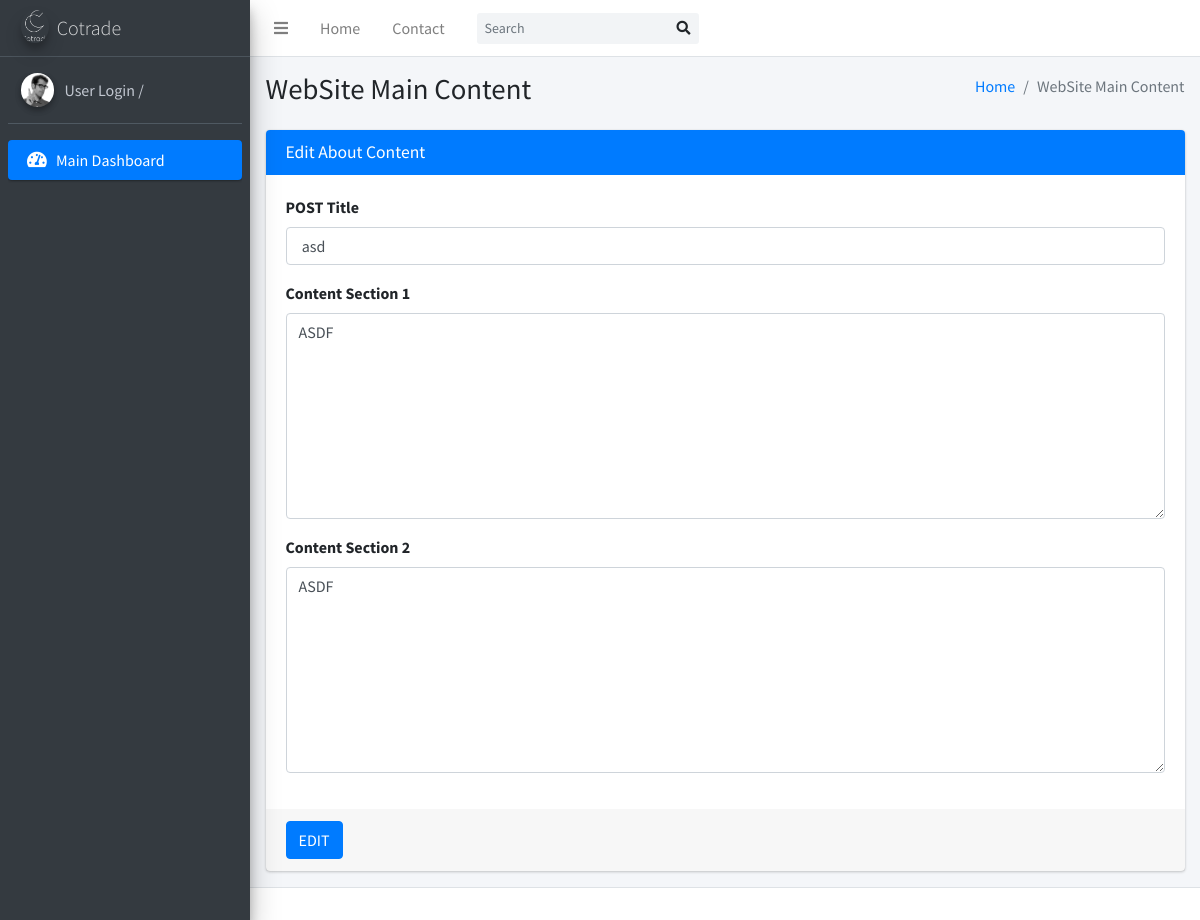
/aktech/admin/pages/forms/editNews.php?id_areaEdit=1, run on the app's committed database.
### tables this page shows
CREATE TABLE `news` (
  `id` int(11) NOT NULL,
  `newstitle` varchar(5000) NOT NULL,
  `newscontent1` varchar(5000) NOT NULL,
  `newscontent2` varchar(5000) NOT NULL,
  `newsdate` date NOT NULL DEFAULT current_timestamp(),
  `newsimg` varchar(10000) NOT NULL
);

### aktech/admin/pages/forms/editNews.php (the view, shortened to what this page needs)
<?php
  include("../../conn.php");
?>
<!DOCTYPE html>
<html>
<head>
  <link rel="stylesheet" href="../../plugins/fontawesome-free/css/all.min.css">
  <link rel="stylesheet" href="https://code.ionicframework.com/ionicons/2.0.1/css/ionicons.min.css">
  <link rel="stylesheet" href="../../dist/css/adminlte.min.css">
</head>
<body class="hold-transition sidebar-mini">
<div class="wrapper">
  <nav class="main-header navbar navbar-expand navbar-white navbar-light">
    <ul class="navbar-nav">
      <li class="nav-item">
        <a class="nav-link" data-widget="pushmenu" href="#"><i class="fas fa-bars"></i></a>
      </li>
      <li class="nav-item d-none d-sm-inline-block">
        <a href="../../index3.html" class="nav-link">Home</a>
      </li>
      <li class="nav-item d-none d-sm-inline-block">
        <a href="#" class="nav-link">Contact</a>
      </li>
    </ul>
    <form class="form-inline ml-3">
      <div class="input-group input-group-sm">
        <input class="form-control form-control-navbar" type="search" placeholder="Search" aria-label="Search">
        <div class="input-group-append">
          <button class="btn btn-navbar" type="submit">
            <i class="fas fa-search"></i>
          </button>
        </div>
      </div>
    </form>
  </nav>
<aside class="main-sidebar sidebar-dark-primary elevation-4">
    <a href="index3.html" class="brand-link">
      <img src="../../dist/img/AdminLTELogo.png" alt="AdminLTE Logo" class="brand-image img-circle elevation-3"
           style="opacity: .8">
      <span class="brand-text font-weight-light">Cotrade</span>
    </a>
    <div class="sidebar">
      <div class="user-panel mt-3 pb-3 mb-3 d-flex">
        <div class="image">
          <img src="../../dist/img/user2-160x160.jpg" class="img-circle elevation-2" alt="User Image">
        </div>
        <div class="info">
          <a href="#" class="d-block">User Login / <?php echo $_SESSION["user_login"];?></a>
        </div>
      </div>
      <nav class="mt-2">
        <ul class="nav nav-pills nav-sidebar flex-column" data-widget="treeview" role="menu" data-accordion="false">
          <li class="nav-item has-treeview ">
            <a href="../../all.php" class="nav-link active">
              <i class="nav-icon fas fa-tachometer-alt"></i>
              <p>
              Main Dashboard
              </p>
            </a>
            </li>
        </ul>
      </nav>
    </div>
  </aside>
  <div class="content-wrapper">
    <section class="content-header">
      <div class="container-fluid">
        <div class="row mb-2">
          <div class="col-sm-6">
            <h1>WebSite Main Content</h1>
          </div>
          <div class="col-sm-6">
            <ol class="breadcrumb float-sm-right">
              <li class="breadcrumb-item"><a href="#">Home</a></li>
              <li class="breadcrumb-item active">WebSite Main Content</li>
            </ol>
          </div>
        </div>
      </div>
    </section>
    <section class="content">
      <div class="container-fluid">
        <div class="row">
          <div class="col-md-12">
            <div class="card card-primary">
              <div class="card-header">
                <h3 class="card-title">Edit About Content</h3>
              </div>
              <form role="form" method="post" enctype="multipart/form-data" >
                <div class="card-body">
                <div class="form-group">
                  <div class="form-group">
                  <?php
                  $U_info = $_GET['id_areaEdit'];
                  $sql_area = "SELECT * FROM news WHERE id ='$U_info'";
                  $resultarea = mysqli_query($conn, $sql_area);
                  $rowarea = mysqli_fetch_assoc($resultarea);
                  ?>
                  <div class="form-group">
                    <label for="exampleInputEmail1">POST Title</label>
                    <input type="text" class="form-control" name="newstitle" id="newstitle" placeholder="Title" value=" <?php echo $rowarea["newstitle"];?>">
                  </div>
                  <div class="form-group">
                  <label for="exampleInputEmail1">Content Section 1 </label>
                <textarea  name="newscont1" id="newscont1" class="form-control" rows="8"
                placeholder="" value=""><?php echo $rowarea["newscontent1"];?></textarea>
                </div>
                <div class="form-group">
                <label for="exampleInputEmail1">Content Section 2 </label>
                <textarea  name="newscont2" id="newscont2" class="form-control" rows="8"
                placeholder="" value=""><?php echo $rowarea["newscontent1"];?></textarea>
                </div>
              </div>
                </div>
                </div>
                <div class="card-footer">
              <input type="submit"  name="editarea" id="editarea" value="EDIT" class="btn btn-primary">
              </div>
              </form>
            </div>
          </div>
        </div>
      </div>
    </section>
  </div>
  <footer class="main-footer">
  </footer>
</div>
</body>
</html>

### data on the page
news: newstitle "asd", newscont1 "ASDF", newscont2 "ASDF"
